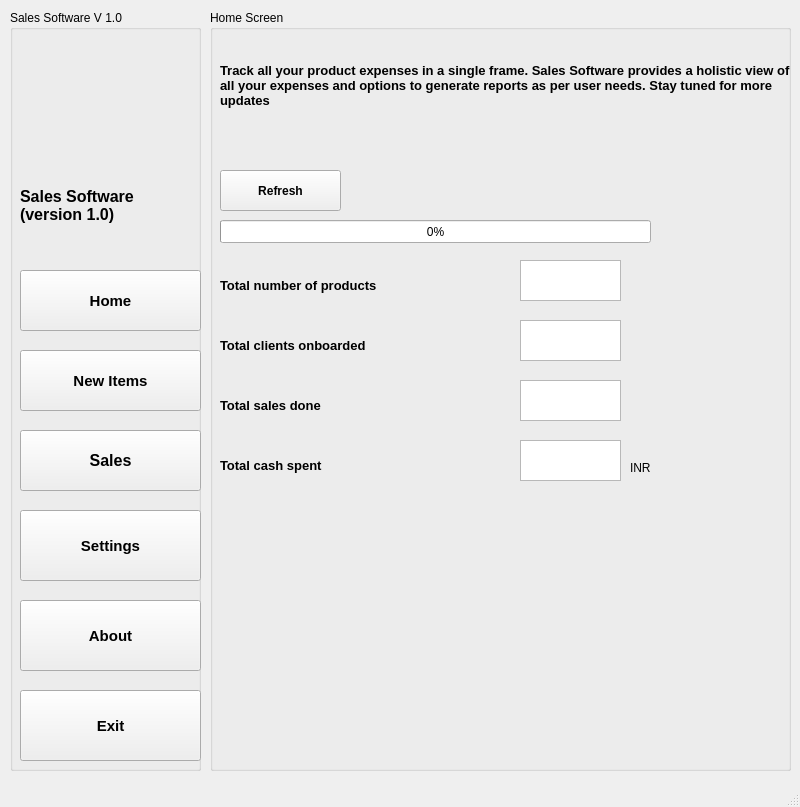
<?xml version="1.0" encoding="UTF-8"?>
<ui version="4.0">
 <class>MainWindow</class>
 <widget class="QMainWindow" name="MainWindow">
  <property name="geometry">
   <rect>
    <x>0</x>
    <y>0</y>
    <width>800</width>
    <height>807</height>
   </rect>
  </property>
  <property name="windowTitle">
   <string>MainWindow</string>
  </property>
  <widget class="QWidget" name="centralwidget">
   <widget class="QGroupBox" name="groupBox">
    <property name="geometry">
     <rect>
      <x>10</x>
      <y>10</y>
      <width>191</width>
      <height>761</height>
     </rect>
    </property>
    <property name="title">
     <string>Sales Software V 1.0</string>
    </property>
    <widget class="QPushButton" name="new_items_button">
     <property name="geometry">
      <rect>
       <x>10</x>
       <y>340</y>
       <width>181</width>
       <height>61</height>
      </rect>
     </property>
     <property name="font">
      <font>
       <pointsize>11</pointsize>
       <weight>75</weight>
       <bold>true</bold>
      </font>
     </property>
     <property name="text">
      <string>New Items</string>
     </property>
     <property name="icon">
      <iconset>
       <normaloff>../../../Downloads/Graphicloads-100-Flat-Cart-add.256.png</normaloff>../../../Downloads/Graphicloads-100-Flat-Cart-add.256.png</iconset>
     </property>
     <property name="iconSize">
      <size>
       <width>30</width>
       <height>30</height>
      </size>
     </property>
    </widget>
    <widget class="QPushButton" name="expenses_button">
     <property name="geometry">
      <rect>
       <x>10</x>
       <y>420</y>
       <width>181</width>
       <height>61</height>
      </rect>
     </property>
     <property name="font">
      <font>
       <pointsize>12</pointsize>
       <weight>75</weight>
       <bold>true</bold>
      </font>
     </property>
     <property name="text">
      <string>Sales</string>
     </property>
     <property name="icon">
      <iconset>
       <normaloff>../../../OneDrive - Accenture/Pictures/sales_icon.png</normaloff>../../../OneDrive - Accenture/Pictures/sales_icon.png</iconset>
     </property>
     <property name="iconSize">
      <size>
       <width>35</width>
       <height>35</height>
      </size>
     </property>
    </widget>
    <widget class="QPushButton" name="settings_button">
     <property name="geometry">
      <rect>
       <x>10</x>
       <y>500</y>
       <width>181</width>
       <height>71</height>
      </rect>
     </property>
     <property name="font">
      <font>
       <pointsize>11</pointsize>
       <weight>75</weight>
       <bold>true</bold>
      </font>
     </property>
     <property name="text">
      <string>Settings</string>
     </property>
     <property name="icon">
      <iconset>
       <normaloff>../../../OneDrive - Accenture/Pictures/settings_icon.png</normaloff>../../../OneDrive - Accenture/Pictures/settings_icon.png</iconset>
     </property>
     <property name="iconSize">
      <size>
       <width>50</width>
       <height>45</height>
      </size>
     </property>
    </widget>
    <widget class="QLabel" name="label">
     <property name="geometry">
      <rect>
       <x>10</x>
       <y>150</y>
       <width>181</width>
       <height>91</height>
      </rect>
     </property>
     <property name="font">
      <font>
       <pointsize>12</pointsize>
       <weight>75</weight>
       <bold>true</bold>
      </font>
     </property>
     <property name="text">
      <string>Sales Software  (version 1.0)</string>
     </property>
     <property name="wordWrap">
      <bool>true</bool>
     </property>
    </widget>
    <widget class="QPushButton" name="about_button">
     <property name="geometry">
      <rect>
       <x>10</x>
       <y>590</y>
       <width>181</width>
       <height>71</height>
      </rect>
     </property>
     <property name="font">
      <font>
       <pointsize>11</pointsize>
       <weight>75</weight>
       <bold>true</bold>
      </font>
     </property>
     <property name="text">
      <string>About</string>
     </property>
     <property name="icon">
      <iconset>
       <normaloff>../../../OneDrive - Accenture/Pictures/about_icon.jfif</normaloff>../../../OneDrive - Accenture/Pictures/about_icon.jfif</iconset>
     </property>
     <property name="iconSize">
      <size>
       <width>30</width>
       <height>30</height>
      </size>
     </property>
    </widget>
    <widget class="QPushButton" name="exit_button">
     <property name="geometry">
      <rect>
       <x>10</x>
       <y>680</y>
       <width>181</width>
       <height>71</height>
      </rect>
     </property>
     <property name="font">
      <font>
       <pointsize>11</pointsize>
       <weight>75</weight>
       <bold>true</bold>
      </font>
     </property>
     <property name="text">
      <string>Exit</string>
     </property>
     <property name="icon">
      <iconset>
       <normaloff>../../../OneDrive - Accenture/Pictures/exit_image.jfif</normaloff>../../../OneDrive - Accenture/Pictures/exit_image.jfif</iconset>
     </property>
     <property name="iconSize">
      <size>
       <width>35</width>
       <height>35</height>
      </size>
     </property>
    </widget>
    <widget class="QPushButton" name="new_items_button_2">
     <property name="geometry">
      <rect>
       <x>10</x>
       <y>260</y>
       <width>181</width>
       <height>61</height>
      </rect>
     </property>
     <property name="font">
      <font>
       <pointsize>11</pointsize>
       <weight>75</weight>
       <bold>true</bold>
      </font>
     </property>
     <property name="text">
      <string>Home</string>
     </property>
     <property name="icon">
      <iconset>
       <normaloff>../../../OneDrive - Accenture/Pictures/home_blue_icon.png</normaloff>../../../OneDrive - Accenture/Pictures/home_blue_icon.png</iconset>
     </property>
     <property name="iconSize">
      <size>
       <width>35</width>
       <height>35</height>
      </size>
     </property>
    </widget>
    <widget class="QLabel" name="label_8">
     <property name="geometry">
      <rect>
       <x>20</x>
       <y>40</y>
       <width>151</width>
       <height>121</height>
      </rect>
     </property>
     <property name="text">
      <string/>
     </property>
     <property name="pixmap">
      <pixmap>../../../OneDrive - Accenture/Pictures/sales_sft_icon.jpg</pixmap>
     </property>
     <property name="scaledContents">
      <bool>true</bool>
     </property>
    </widget>
   </widget>
   <widget class="QGroupBox" name="groupBox_2">
    <property name="geometry">
     <rect>
      <x>210</x>
      <y>10</y>
      <width>581</width>
      <height>761</height>
     </rect>
    </property>
    <property name="title">
     <string>Home Screen</string>
    </property>
    <widget class="QLabel" name="label_2">
     <property name="geometry">
      <rect>
       <x>10</x>
       <y>-20</y>
       <width>581</width>
       <height>191</height>
      </rect>
     </property>
     <property name="font">
      <font>
       <pointsize>10</pointsize>
       <weight>75</weight>
       <bold>true</bold>
      </font>
     </property>
     <property name="text">
      <string>Track all your product expenses in a single frame. Sales Software provides a holistic view of all your expenses and options to generate reports as per user needs. Stay tuned for more updates</string>
     </property>
     <property name="wordWrap">
      <bool>true</bool>
     </property>
    </widget>
    <widget class="QLabel" name="label_3">
     <property name="geometry">
      <rect>
       <x>10</x>
       <y>250</y>
       <width>291</width>
       <height>51</height>
      </rect>
     </property>
     <property name="font">
      <font>
       <pointsize>10</pointsize>
       <weight>75</weight>
       <bold>true</bold>
      </font>
     </property>
     <property name="text">
      <string>Total number of products</string>
     </property>
    </widget>
    <widget class="QPlainTextEdit" name="plainTextEdit">
     <property name="geometry">
      <rect>
       <x>310</x>
       <y>250</y>
       <width>101</width>
       <height>41</height>
      </rect>
     </property>
    </widget>
    <widget class="QPlainTextEdit" name="plainTextEdit_2">
     <property name="geometry">
      <rect>
       <x>310</x>
       <y>310</y>
       <width>101</width>
       <height>41</height>
      </rect>
     </property>
    </widget>
    <widget class="QLabel" name="label_4">
     <property name="geometry">
      <rect>
       <x>10</x>
       <y>370</y>
       <width>231</width>
       <height>51</height>
      </rect>
     </property>
     <property name="font">
      <font>
       <pointsize>10</pointsize>
       <weight>75</weight>
       <bold>true</bold>
      </font>
     </property>
     <property name="text">
      <string>Total sales done</string>
     </property>
    </widget>
    <widget class="QLabel" name="label_5">
     <property name="geometry">
      <rect>
       <x>10</x>
       <y>430</y>
       <width>241</width>
       <height>51</height>
      </rect>
     </property>
     <property name="font">
      <font>
       <pointsize>10</pointsize>
       <weight>75</weight>
       <bold>true</bold>
      </font>
     </property>
     <property name="text">
      <string>Total cash spent</string>
     </property>
    </widget>
    <widget class="QPlainTextEdit" name="plainTextEdit_3">
     <property name="geometry">
      <rect>
       <x>310</x>
       <y>430</y>
       <width>101</width>
       <height>41</height>
      </rect>
     </property>
    </widget>
    <widget class="QLabel" name="label_6">
     <property name="geometry">
      <rect>
       <x>10</x>
       <y>310</y>
       <width>281</width>
       <height>51</height>
      </rect>
     </property>
     <property name="font">
      <font>
       <pointsize>10</pointsize>
       <weight>75</weight>
       <bold>true</bold>
      </font>
     </property>
     <property name="text">
      <string>Total clients onboarded</string>
     </property>
    </widget>
    <widget class="QPlainTextEdit" name="plainTextEdit_4">
     <property name="geometry">
      <rect>
       <x>310</x>
       <y>370</y>
       <width>101</width>
       <height>41</height>
      </rect>
     </property>
    </widget>
    <widget class="QLabel" name="label_7">
     <property name="geometry">
      <rect>
       <x>420</x>
       <y>450</y>
       <width>81</width>
       <height>16</height>
      </rect>
     </property>
     <property name="font">
      <font>
       <pointsize>9</pointsize>
       <weight>50</weight>
       <bold>false</bold>
      </font>
     </property>
     <property name="text">
      <string>INR</string>
     </property>
    </widget>
    <widget class="QPushButton" name="refresh_button">
     <property name="geometry">
      <rect>
       <x>10</x>
       <y>160</y>
       <width>121</width>
       <height>41</height>
      </rect>
     </property>
     <property name="font">
      <font>
       <weight>75</weight>
       <bold>true</bold>
      </font>
     </property>
     <property name="text">
      <string>Refresh</string>
     </property>
     <property name="icon">
      <iconset>
       <normaloff>../../../OneDrive - Accenture/Pictures/gui_refresh_icon_157047.png</normaloff>../../../OneDrive - Accenture/Pictures/gui_refresh_icon_157047.png</iconset>
     </property>
    </widget>
    <widget class="QProgressBar" name="progressBar">
     <property name="geometry">
      <rect>
       <x>10</x>
       <y>210</y>
       <width>431</width>
       <height>23</height>
      </rect>
     </property>
     <property name="value">
      <number>0</number>
     </property>
    </widget>
   </widget>
  </widget>
  <widget class="QMenuBar" name="menubar">
   <property name="geometry">
    <rect>
     <x>0</x>
     <y>0</y>
     <width>800</width>
     <height>18</height>
    </rect>
   </property>
  </widget>
  <widget class="QStatusBar" name="statusbar"/>
 </widget>
 <resources/>
 <connections/>
</ui>
